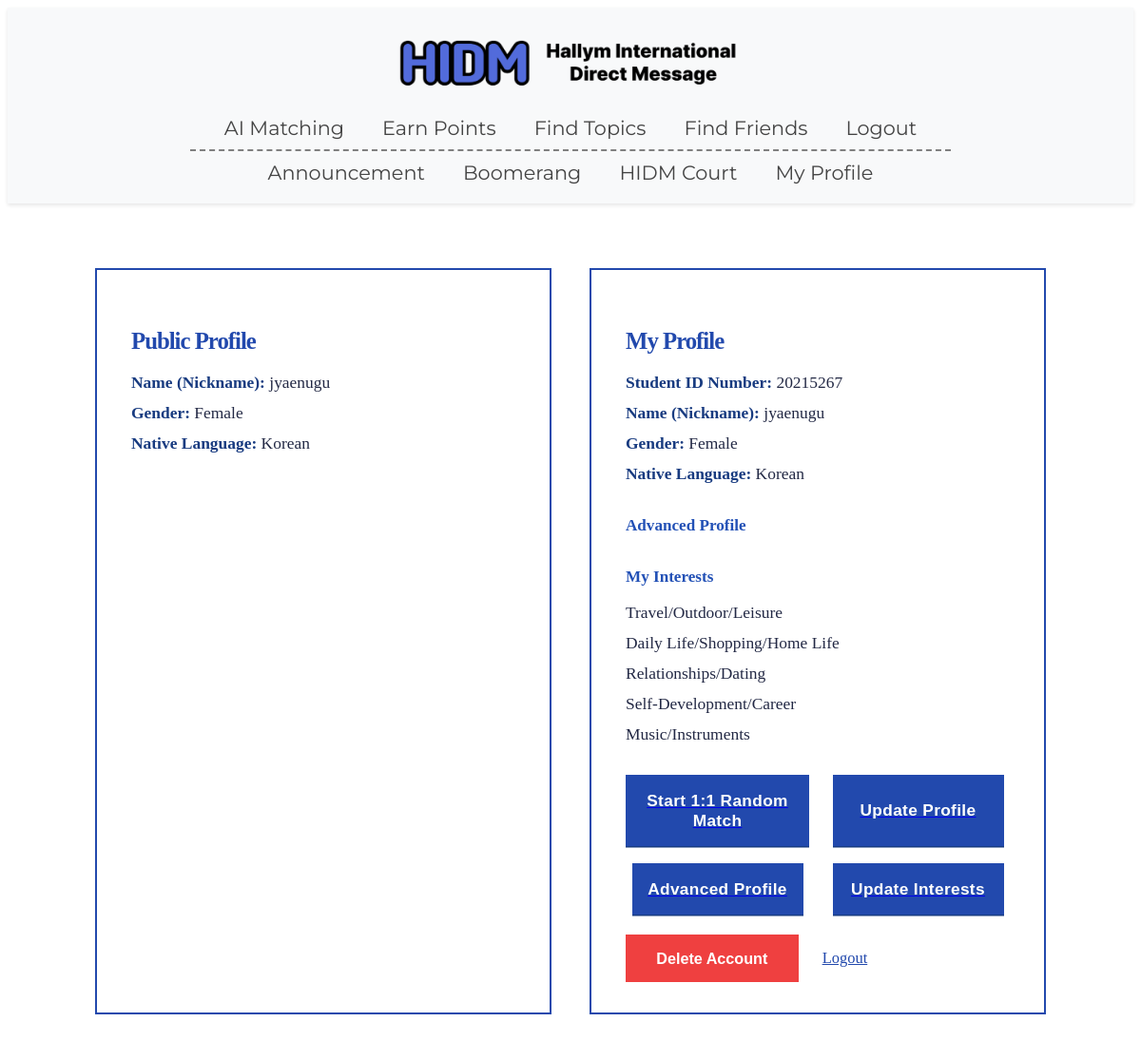
/accounts/profile/ (signed in), run on an earlier commit of the app's database.
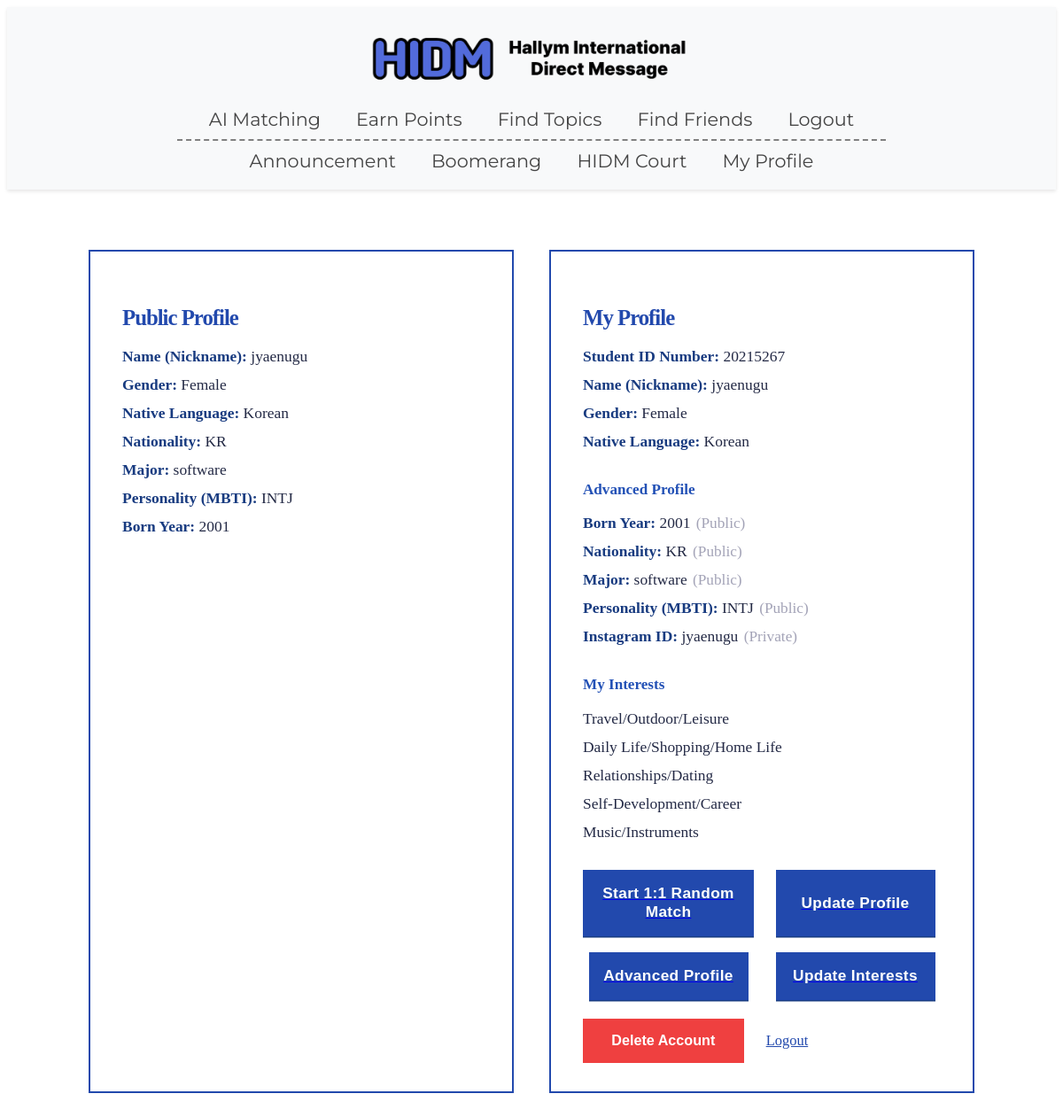
And on a later commit of the database.
### accounts/models.py (models this page shows, shortened)
class UserProfile(models.Model):
    user = models.OneToOneField(User, on_delete=models.CASCADE)
    nickname = models.CharField(
        max_length=30,
        blank=False,
        verbose_name='Nickname'
    )
    GENDER_CHOICES = [
        ('M', 'Male'),
        ('F', 'Female'),
    ]
    gender = models.CharField(
        max_length=1,
        choices=GENDER_CHOICES,
        verbose_name='Gender'
    )
    NATIVE_LANGUAGE_CHOICES = [
        ('ab', 'Abkhaz'), ('aa', 'Afar'), ('af', 'Afrikaans'), ('ak', 'Akan'),
        ('sq', 'Albanian'), ('am', 'Amharic'), ('ar', 'Arabic'), ('an', 'Aragonese'),
        ('hy', 'Armenian'), ('as', 'Assamese'), ('av', 'Avaric'), ('ae', 'Avestan'),
        ('ay', 'Aymara'), ('az', 'Azerbaijani'), ('bm', 'Bambara'), ('ba', 'Bashkir'),
        ('eu', 'Basque'), ('be', 'Belarusian'), ('bn', 'Bengali'), ('bh', 'Bihari'),
        ('bi', 'Bislama'), ('bs', 'Bosnian'), ('br', 'Breton'), ('bg', 'Bulgarian'),
        ('my', 'Burmese'), ('ca', 'Catalan; Valencian'), ('ch', 'Chamorro'),
        ('ce', 'Chechen'), ('ny', 'Chichewa; Chewa; Nyanja'), ('zh', 'Chinese'),
        ('cv', 'Chuvash'), ('kw', 'Cornish'), ('co', 'Corsican'), ('cr', 'Cree'),
        ('hr', 'Croatian'), ('cs', 'Czech'), ('da', 'Danish'),
        ('dv', 'Divehi; Dhivehi; Maldivian;'), ('nl', 'Dutch'), ('dz', 'Dzongkha'),
        ('en', 'English'), ('eo', 'Esperanto'), ('et', 'Estonian'), ('ee', 'Ewe'),
        ('fo', 'Faroese'), ('fj', 'Fijian'), ('fi', 'Finnish'), ('fr', 'French'),
        ('ff', 'Fula; Fulah; Pulaar; Pular'), ('gl', 'Galician'), ('ka', 'Georgian'),
        ('de', 'German'), ('el', 'Greek, Modern'), ('gn', 'Guaraní'), ('gu', 'Gujarati'),
        ('ht', 'Haitian; Haitian Creole'), ('ha', 'Hausa'), ('he', 'Hebrew (modern)'),
        ('hz', 'Herero'), ('hi', 'Hindi'), ('ho', 'Hiri Motu'), ('hu', 'Hungarian'),
        ('ia', 'Interlingua'), ('id', 'Indonesian'), ('ie', 'Interlingue'), ('ga', 'Irish'),
        ('ig', 'Igbo'), ('ik', 'Inupiaq'), ('io', 'Ido'), ('is', 'Icelandic'),
        ('it', 'Italian'), ('iu', 'Inuktitut'), ('ja', 'Japanese'), ('jv', 'Javanese'),
        ('kl', 'Kalaallisut, Greenlandic'), ('kn', 'Kannada'), ('kr', 'Kanuri'),
        ('ks', 'Kashmiri'), ('kk', 'Kazakh'), ('km', 'Khmer'), ('ki', 'Kikuyu, Gikuyu'),
        ('rw', 'Kinyarwanda'), ('ky', 'Kirghiz, Kyrgyz'), ('kv', 'Komi'), ('kg', 'Kongo'),
        ('ko', 'Korean'), ('ku', 'Kurdish'), ('kj', 'Kwanyama, Kuanyama'), ('la', 'Latin'),
        ('lb', 'Luxembourgish, Letzeburgesch'), ('lg', 'Luganda'),
        ('li', 'Limburgish, Limburgan, Limburger'), ('ln', 'Lingala'), ('lo', 'Lao'),
        ('lt', 'Lithuanian'), ('lu', 'Luba-Katanga'), ('lv', 'Latvian'), ('gv', 'Manx'),
        ('mk', 'Macedonian'), ('mg', 'Malagasy'), ('ms', 'Malay'), ('ml', 'Malayalam'),
        ('mt', 'Maltese'), ('mi', 'Māori'), ('mr', 'Marathi (Marāṭhī)'),
        ('mh', 'Marshallese'), ('mn', 'Mongolian'), ('na', 'Nauru'), ('nv', 'Navajo, Navaho'),
        ('nb', 'Norwegian Bokmål'), ('nd', 'North Ndebele'), ('ne', 'Nepali'), ('ng', 'Ndonga'),
        ('nn', 'Norwegian Nynorsk'), ('no', 'Norwegian'), ('ii', 'Nuosu'), ('nr', 'South Ndebele'),
        ('oc', 'Occitan'), ('oj', 'Ojibwe, Ojibwa'),
        ('cu', 'Old Church Slavonic, Church Slavonic, Old Bulgarian'), ('om', 'Oromo'),
        ('or', 'Oriya'), ('os', 'Ossetian, Ossetic'), ('pa', 'Panjabi, Punjabi'),
        ('pi', 'Pāli'), ('fa', 'Persian'), ('pl', 'Polish'), ('ps', 'Pashto, Pushto'),
        ('pt', 'Portuguese'), ('qu', 'Quechua'), ('rm', 'Romansh'), ('rn', 'Kirundi'),
        ('ro', 'Romanian, Moldavian, Moldovan'), ('ru', 'Russian'),
        ('sa', 'Sanskrit (Saṁskṛta)'), ('sc', 'Sardinian'), ('sd', 'Sindhi'),
        ('se', 'Northern Sami'), ('sm', 'Samoan'), ('sg', 'Sango'), ('sr', 'Serbian'),
        ('gd', 'Scottish Gaelic; Gaelic'), ('sn', 'Shona'), ('si', 'Sinhala, Sinhalese'),
        ('sk', 'Slovak'), ('sl', 'Slovene'), ('so', 'Somali'), ('st', 'Southern Sotho'),
        ('es', 'Spanish; Castilian'), ('su', 'Sundanese'), ('sw', 'Swahili'), ('ss', 'Swati'),
        ('sv', 'Swedish'), ('ta', 'Tamil'), ('te', 'Telugu'), ('tg', 'Tajik'), ('th', 'Thai'),
        ('ti', 'Tigrinya'), ('bo', 'Tibetan Standard, Tibetan, Central'), ('tk', 'Turkmen'),
        ('tl', 'Tagalog'), ('tn', 'Tswana'), ('to', 'Tonga (Tonga Islands)'),
        ('tr', 'Turkish'), ('ts', 'Tsonga'), ('tt', 'Tatar'), ('tw', 'Twi'), ('ty', 'Tahitian'),
        ('ug', 'Uighur, Uyghur'), ('uk', 'Ukrainian'), ('ur', 'Urdu'), ('uz', 'Uzbek'),
        ('ve', 'Venda'), ('vi', 'Vietnamese'), ('vo', 'Volapük'), ('wa', 'Walloon'),
        ('cy', 'Welsh'), ('wo', 'Wolof'), ('fy', 'Western Frisian'), ('xh', 'Xhosa'),
        ('yi', 'Yiddish'), ('yo', 'Yoruba'), ('za', 'Zhuang, Chuang'), ('zu', 'Zulu'),
    ]
    native_language = models.CharField(
        max_length=20,
        choices=NATIVE_LANGUAGE_CHOICES,
        verbose_name='Native Language'
    )
    NATIONALITY_CHOICES = [
    ('AF', 'Afghanistan'), ('AL', 'Albania'), ('DZ', 'Algeria'), ('AS', 'American Samoa'),
    ('AD', 'Andorra'), ('AO', 'Angola'), ('AR', 'Argentina'), ('AM', 'Armenia'),
    ('AU', 'Australia'), ('AT', 'Austria'), ('AZ', 'Azerbaijan'), ('BS', 'Bahamas'),
    ('BH', 'Bahrain'), ('BD', 'Bangladesh'), ('BY', 'Belarus'), ('BE', 'Belgium'),
    ('BZ', 'Belize'), ('BJ', 'Benin'), ('BT', 'Bhutan'), ('BO', 'Bolivia'),
    ('BA', 'Bosnia and Herzegovina'), ('BW', 'Botswana'), ('BR', 'Brazil'),
    ('BN', 'Brunei'), ('BG', 'Bulgaria'), ('BF', 'Burkina Faso'), ('BI', 'Burundi'),
    ('KH', 'Cambodia'), ('CM', 'Cameroon'), ('CA', 'Canada'), ('CV', 'Cape Verde'),
    ('CF', 'Central African Republic'), ('TD', 'Chad'), ('CL', 'Chile'), ('CN', 'China'),
    ('CO', 'Colombia'), ('KM', 'Comoros'), ('CG', 'Congo'), ('CD', 'Congo (DRC)'),
    ('CR', 'Costa Rica'), ('HR', 'Croatia'), ('CU', 'Cuba'), ('CY', 'Cyprus'),
    ('CZ', 'Czech Republic'), ('DK', 'Denmark'), ('DJ', 'Djibouti'), ('DM', 'Dominica'),
    ('DO', 'Dominican Republic'), ('EC', 'Ecuador'), ('EG', 'Egypt'), ('SV', 'El Salvador'),
    ('GQ', 'Equatorial Guinea'), ('ER', 'Eritrea'), ('EE', 'Estonia'), ('ET', 'Ethiopia'),
    ('FJ', 'Fiji'), ('FI', 'Finland'), ('FR', 'France'), ('GA', 'Gabon'),
    ('GM', 'Gambia'), ('GE', 'Georgia'), ('DE', 'Germany'), ('GH', 'Ghana'),
    ('GR', 'Greece'), ('GD', 'Grenada'), ('GT', 'Guatemala'), ('GN', 'Guinea'),
    ('GW', 'Guinea-Bissau'), ('GY', 'Guyana'), ('HT', 'Haiti'), ('HN', 'Honduras'),
    ('HU', 'Hungary'), ('IS', 'Iceland'), ('IN', 'India'), ('ID', 'Indonesia'),
    ('IR', 'Iran'), ('IQ', 'Iraq'), ('IE', 'Ireland'), ('IL', 'Israel'), ('IT', 'Italy'),
    ('JM', 'Jamaica'), ('JP', 'Japan'), ('JO', 'Jordan'), ('KZ', 'Kazakhstan'),
    ('KE', 'Kenya'), ('KI', 'Kiribati'), ('KP', 'North Korea'), ('KR', 'South Korea'),
    ('KW', 'Kuwait'), ('KG', 'Kyrgyzstan'), ('LA', 'Laos'), ('LV', 'Latvia'),
    ('LB', 'Lebanon'), ('LS', 'Lesotho'), ('LR', 'Liberia'), ('LY', 'Libya'),
    ('LI', 'Liechtenstein'), ('LT', 'Lithuania'), ('LU', 'Luxembourg'), ('MG', 'Madagascar'),
    ('MW', 'Malawi'), ('MY', 'Malaysia'), ('MV', 'Maldives'), ('ML', 'Mali'),
    ('MT', 'Malta'), ('MH', 'Marshall Islands'), ('MR', 'Mauritania'), ('MU', 'Mauritius'),
    ('MX', 'Mexico'), ('FM', 'Micronesia'), ('MD', 'Moldova'), ('MC', 'Monaco'),
    ('MN', 'Mongolia'), ('ME', 'Montenegro'), ('MA', 'Morocco'), ('MZ', 'Mozambique'),
    ('MM', 'Myanmar'), ('NA', 'Namibia'), ('NR', 'Nauru'), ('NP', 'Nepal'), ('NL', 'Netherlands'),
    ('NZ', 'New Zealand'), ('NI', 'Nicaragua'), ('NE', 'Niger'), ('NG', 'Nigeria'),
    ('NO', 'Norway'), ('OM', 'Oman'), ('PK', 'Pakistan'), ('PW', 'Palau'), ('PS', 'Palestine'),
    ('PA', 'Panama'), ('PG', 'Papua New Guinea'), ('PY', 'Paraguay'), ('PE', 'Peru'),
    ('PH', 'Philippines'), ('PL', 'Poland'), ('PT', 'Portugal'), ('QA', 'Qatar'),
    ('RO', 'Romania'), ('RU', 'Russia'), ('RW', 'Rwanda'), ('KN', 'Saint Kitts and Nevis'),
    ('LC', 'Saint Lucia'), ('VC', 'Saint Vincent and the Grenadines'), ('WS', 'Samoa'),
    ('SM', 'San Marino'), ('ST', 'Sao Tome and Principe'), ('SA', 'Saudi Arabia'),
    ('SN', 'Senegal'), ('RS', 'Serbia'), ('SC', 'Seychelles'), ('SL', 'Sierra Leone'),
    ('SG', 'Singapore'), ('SK', 'Slovakia'), ('SI', 'Slovenia'), ('SB', 'Solomon Islands'),
    ('SO', 'Somalia'), ('ZA', 'South Africa'), ('ES', 'Spain'), ('LK', 'Sri Lanka'),
    ('SD', 'Sudan'), ('SR', 'Suriname'), ('SZ', 'Swaziland'), ('SE', 'Sweden'),
    ('CH', 'Switzerland'), ('SY', 'Syria'), ('TW', 'Taiwan'), ('TJ', 'Tajikistan'),
    ('TZ', 'Tanzania'), ('TH', 'Thailand'), ('TL', 'Timor-Leste'), ('TG', 'Togo'),
    ('TO', 'Tonga'), ('TT', 'Trinidad and Tobago'), ('TN', 'Tunisia'), ('TR', 'Turkey'),
    ('TM', 'Turkmenistan'), ('TV', 'Tuvalu'), ('UG', 'Uganda'), ('UA', 'Ukraine'),
    ('AE', 'United Arab Emirates'), ('GB', 'United Kingdom'), ('US', 'United States'),
    ('UY', 'Uruguay'), ('UZ', 'Uzbekistan'), ('VU', 'Vanuatu'), ('VE', 'Venezuela'),
    ('VN', 'Vietnam'), ('YE', 'Yemen'), ('ZM', 'Zambia'), ('ZW', 'Zimbabwe'),
    ]
    nationality = models.CharField(
        max_length=50,
        choices=NATIONALITY_CHOICES,
        blank=True,
        verbose_name='Nationality'
    )
    born_year = models.PositiveIntegerField(
        null=True, blank=True,
        verbose_name='Born Year'
    )
    show_born_year = models.BooleanField(
        default=False,
        verbose_name='Show Born Year'
    )
    nationality = models.CharField(
        max_length=50,
        blank=True,
        verbose_name='Nationality'
    )
    show_nationality = models.BooleanField(
        default=False,
        verbose_name='Show Nationality'
    )
    favorite_categories = models.ManyToManyField(
        'Category',         # 또는 Category 모델이 같은 파일에 있으면 그냥 Category
        blank=True,
        verbose_name='관심 카테고리'
    )
    major = models.CharField(
        max_length=100,
        blank=True,
        verbose_name='Major'
    )
    show_major = models.BooleanField(
        default=False,
        verbose_name='Show Major'
    )
    instagram_id = models.CharField(
        max_length=100,
        blank=True,
        verbose_name='Instagram ID'
    )
    show_instagram = models.BooleanField(
        default=False,
        verbose_name='Show Instagram ID'
    )
    MBTI_CHOICES = [
        ('INTJ','INTJ'),('INTP','INTP'),('ENTJ','ENTJ'),('ENTP','ENTP'),
        ('INFJ','INFJ'),('INFP','INFP'),('ENFJ','ENFJ'),('ENFP','ENFP'),
        ('ISTJ','ISTJ'),('ISFJ','ISFJ'),('ESTJ','ESTJ'),('ESFJ','ESFJ'),
        ('ISTP','ISTP'),('ISFP','ISFP'),('ESTP','ESTP'),('ESFP','ESFP'),
    ]
    personality = models.CharField(
        max_length=4,
        choices=MBTI_CHOICES,
        blank=True,
        verbose_name='Personality'
    )
    show_personality = models.BooleanField(
        default=False,
        verbose_name='Show Personality'
    )
    bio = models.CharField(
        max_length=200,
        blank=True,
        verbose_name='Bio'
    )
    show_bio = models.BooleanField(
        default=False,
        verbose_name='Show Bio'
    )
    interests = models.ManyToManyField(
        Interest,
        blank=True,
        related_name='profiles',
        verbose_name='User-selected Interests'
    )
    selected_topics = models.ManyToManyField(
        Topic,
        blank=True,
        related_name='selected_by',
        verbose_name='User-selected Topics'
    )

class Category(models.Model):
    name = models.CharField(max_length=100)
    slug = models.SlugField(unique=True)

### accounts/views.py (the view)
# urls.py: path('profile/', views.profile_view, name='profile'),  # 프로필 페이지 추가
@login_required
def profile_view(request):
    profiles = UserProfile.objects.all()
    sessions = Session.objects.filter(expire_date__gte=timezone.now())
    user_id_list = []
    for session in sessions:
        data = session.get_decoded()
        uid = data.get('_auth_user_id')
        if uid:
            user_id_list.append(int(uid))
    active_user_ids = set(user_id_list)
    context = {
        'profiles': profiles,
        'active_user_ids': active_user_ids,
        'profile': getattr(request.user, 'userprofile', None),
    }
    return render(request, 'profile.html', context)

### accounts/templates/profile.html (shortened to what this page needs)
{% extends "base.html" %}
{% load static %}
{% block content %}
<link rel="stylesheet" href="{% static 'css/profile.css' %}?v=plain">
<div class="profile-2col-wrap">
  <section class="profile-card public-profile-card">
    <h2 class="profile-title">Public Profile</h2>
    <ul class="profile-info-list">
      <li><b>Name (Nickname):</b> {{ profile.nickname }}</li>
      <li><b>Gender:</b> {{ profile.get_gender_display }}</li>
      <li><b>Native Language:</b> {{ profile.get_native_language_display }}</li>
      {% if profile.show_nationality %}
        <li><b>Nationality:</b> {{ profile.nationality }}</li>
      {% endif %}
      {% if profile.show_major %}
        <li><b>Major:</b> {{ profile.major }}</li>
      {% endif %}
      {% if profile.show_personality %}
        <li><b>Personality (MBTI):</b> {{ profile.personality }}</li>
      {% endif %}
      {% if profile.show_born_year %}
        <li><b>Born Year:</b> {{ profile.born_year }}</li>
      {% endif %}
    </ul>
  </section>
  <section class="profile-card my-profile-card">
    <h2 class="profile-title">My Profile</h2>
    <ul class="profile-info-list">
      <li><b>Student ID Number:</b> {{ user.username }}</li>
      <li><b>Name (Nickname):</b> {{ profile.nickname }}</li>
      <li><b>Gender:</b> {{ profile.get_gender_display }}</li>
      <li><b>Native Language:</b> {{ profile.get_native_language_display }}</li>
    </ul>
    <h3 class="profile-section-title">Advanced Profile</h3>
    <ul class="profile-info-list">
      {% if profile.born_year %}
        <li>
          <b>Born Year:</b> {{ profile.born_year }}
          <span class="profile-privacy">({{ profile.show_born_year|yesno:"Public,Private" }})</span>
        </li>
      {% endif %}
      {% if profile.nationality %}
        <li>
          <b>Nationality:</b> {{ profile.nationality }}
          <span class="profile-privacy">({{ profile.show_nationality|yesno:"Public,Private" }})</span>
        </li>
      {% endif %}
      {% if profile.major %}
        <li>
          <b>Major:</b> {{ profile.major }}
          <span class="profile-privacy">({{ profile.show_major|yesno:"Public,Private" }})</span>
        </li>
      {% endif %}
      {% if profile.personality %}
        <li>
          <b>Personality (MBTI):</b> {{ profile.personality }}
          <span class="profile-privacy">({{ profile.show_personality|yesno:"Public,Private" }})</span>
        </li>
      {% endif %}
      {% if profile.instagram_id %}
        <li>
          <b>Instagram ID:</b> {{ profile.instagram_id }}
          <span class="profile-privacy">({{ profile.show_instagram|yesno:"Public,Private" }})</span>
        </li>
      {% endif %}
    </ul>
    <h3 class="profile-section-title">My Interests</h3>
    {% with favs=profile.favorite_categories.all %}
      {% if favs %}
        <ul class="profile-info-list">
          {% for cat in favs %}
            <li>{{ cat.name }}</li>
          {% endfor %}
        </ul>
      {% else %}
        <p>No interests selected.</p>
      {% endif %}
    {% endwith %}
    <div class="profile-btn-row">
      <a href="{% url 'waiting' %}">
        <button class="profile-btn">Start 1:1 Random Match</button>
      </a>
      <a href="{% url 'profile_update' %}">
        <button class="profile-btn">Update Profile</button>
      </a>
      <a href="{% url 'profile_advanced' %}">
        <button class="profile-btn">Advanced Profile</button>
      </a>
      <a href="{% url 'update_interests' %}">
        <button class="profile-btn">Update Interests</button>
      </a>
    </div>
    <div class="profile-delete-row">
      <form method="POST" action="{% url 'delete_account' %}"
            onsubmit="return confirm('Are you sure you want to delete your account?');">
        <button type="submit" class="profile-delete-btn">Delete Account</button>
      </form>
      <a href="{% url 'logout' %}" class="profile-logout-link">Logout</a>
    </div>
  </section>
</div>
{% endblock %}

What changed in the data, as far as the page shows it:
changed UserProfile "jyaenugu": nationality (not shown) → "KR"; major (not shown) → "software"; personality (not shown) → "INTJ"; born_year (not shown) → "2001"; show_born_year (not shown) → "Public"; show_nationality (not shown) → "Public"; show_major (not shown) → "Public"; show_personality (not shown) → "Public"; instagram_id (not shown) → "jyaenugu"; show_instagram (not shown) → "Private"
Also different on the page:
text now shown: "Nationality: Major: Personality (MBTI): Born Year: Born Year: ( ) Nationality: ( ) Major: ( ) Personality (MBTI): ( ) Instagram ID: ( )"
